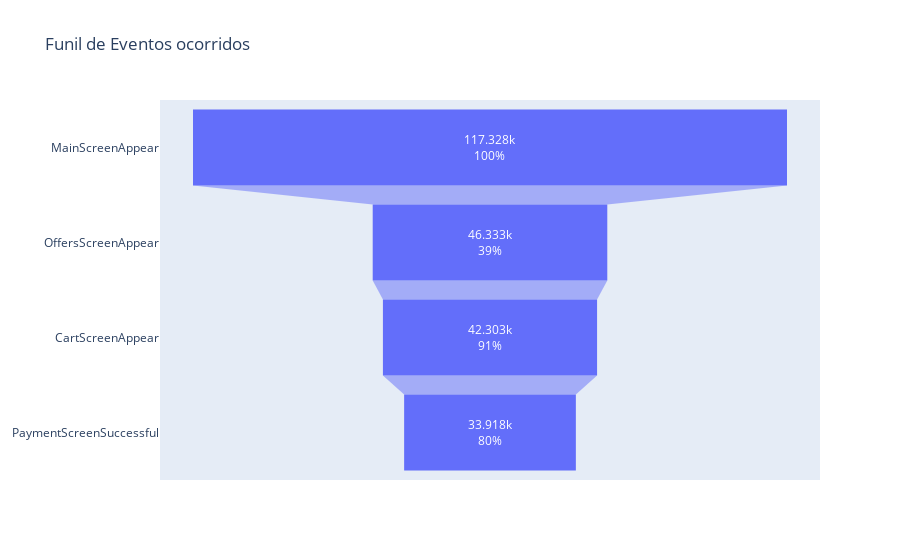

This figure's notebook cell:
### Code cell
frequency = df2.pivot_table(index='event',values='id',aggfunc='count').sort_values('id')

frequency_filtered = frequency[frequency.index != 'Tutorial'].sort_values('id', ascending=False)


data = go.Funnel(
    y=frequency_filtered.index,
    x=frequency_filtered['id'],
    textposition='inside',
    textinfo='value+percent previous'
    
)

layout = go.Layout(
    title='Funil de Eventos ocorridos'
    
)


fig = go.Figure(data=data, layout=layout)


fig.show()

### Figure 1 — Plotly figure (JSON) as saved in the notebook; plotly's stock layout.template omitted (floating-point values rounded to 4 significant figures)
{"data": [{"textinfo": "value+percent previous", "textposition": "inside", "type": "funnel", "x": [117328, 46333, 42303, 33918], "y": ["MainScreenAppear", "OffersScreenAppear", "CartScreenAppear", "PaymentScreenSuccessful"]}], "layout": {"title": {"text": "Funil de Eventos ocorridos"}}}
